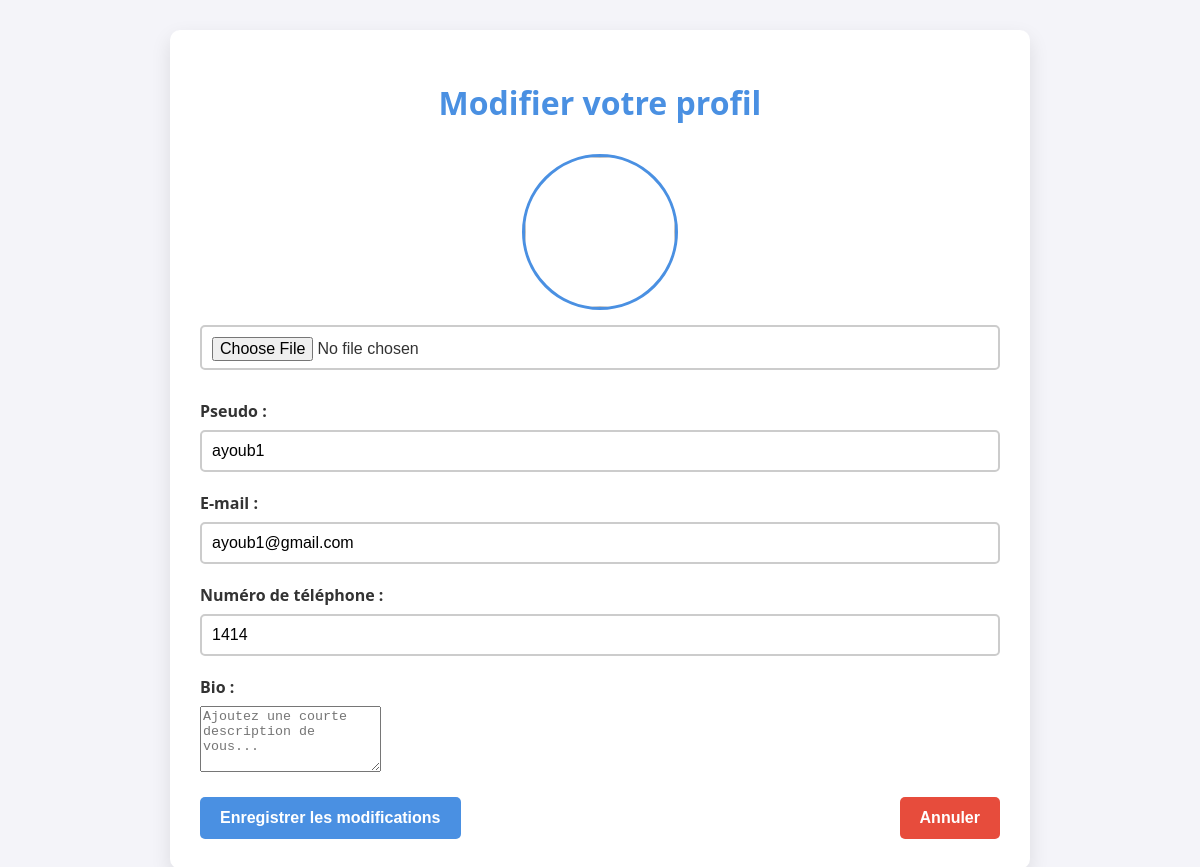
Screenshot of /edit_profile (signed in) with the database file from the repository.
### models.py (models this page shows)
class User(UserMixin, db.Model):
    id = db.Column(db.Integer, primary_key=True)
    username = db.Column(db.String(150), unique=True, nullable=False)
    email = db.Column(db.String(150), unique=True, nullable=False)  # Nouveau champ
    phone_number = db.Column(db.String(20), unique=True, nullable=False)  # Nouveau champ
    password = db.Column(db.String(150), nullable=False)
    profile_picture = db.Column(db.String(200))

### app.py (the view, shortened to what this page needs)
@app.route('/edit_profile', methods=['GET', 'POST'])
@login_required
def edit_profile():
    return render_template('edit_profile.html', user=current_user)

### app.py (called while the page is built)
@login_manager.user_loader
def load_user(user_id):
    return db.session.get(User, int(user_id))  # Correctif pour éviter LegacyAPIWarning

@app.context_processor
def inject_profile_picture():
    def get_profile_picture(user):
        if user.profile_picture and os.path.exists(user.profile_picture):
            return url_for('static', filename=f"photos_profil/{os.path.basename(user.profile_picture)}")
        return url_for('static', filename='icone-profil-avatar-par-defaut-image-utilisateur-medias-sociaux-icone-avatar-gris-silhouette-profil-vierge-illustration-vectorielle_561158-3467.avif')
    return dict(get_profile_picture=get_profile_picture)

### templates/edit_profile.html (shortened to what this page needs)
<!DOCTYPE html>
<html lang="fr">
<head>
    <link rel="stylesheet" href="https://cdnjs.cloudflare.com/ajax/libs/font-awesome/5.15.4/css/all.min.css">
</head>
<body>
    <div class="container">
        <h1>Modifier votre profil</h1>
        <form action="{{ url_for('edit_profile') }}" method="POST" enctype="multipart/form-data">
            <div class="profile-preview" style="text-align: center; margin-bottom: 30px;">
                <img
                    id="profileImagePreview"
                    src="{{ url_for('static', filename='photos_profil/' + user.profile_picture.split('/')[-1]) if user.profile_picture else url_for('static', filename='default-avatar.jpg') }}"
                    style="width: 150px; height: 150px; object-fit: cover; border-radius: 50%; border: 3px solid #4a90e2; margin-bottom: 15px;"
                />
                <input
                    type="file"
                    id="profilePicture"
                    name="profile_picture"
                    accept="image/*"
                    onchange="previewImage(event)"
                    class="form-control"
                >
            </div>
            <div class="form-group">
                <label for="username">Pseudo :</label>
                <input type="text" id="username" name="username" value="{{ user.username }}" class="form-control" required>
            </div>
            <div class="form-group">
                <label for="email">E-mail :</label>
                <input type="email" id="email" name="email" value="{{ user.email }}" class="form-control" required>
            </div>
            <div class="form-group">
                <label for="phone_number">Numéro de téléphone :</label>
                <input type="tel" id="phone_number" name="phone_number" value="{{ user.phone_number }}" class="form-control" required>
            </div>
            <div class="form-group">
                <label for="bio">Bio :</label>
                <textarea id="bio" name="bio" rows="4" class="form-control" placeholder="Ajoutez une courte description de vous...">{{ user.bio }}</textarea>
            </div>
            <div class="btn-container">
                <button type="submit" class="save-btn">Enregistrer les modifications</button>
                <a href="{{ url_for('index') }}">
                    <button type="button" class="cancel-btn">Annuler</button>
                </a>
            </div>
        </form>
    </div>
</body>
</html>

### templates/edit_profile.html (style rules this page uses)
body { font-family: 'Segoe UI', Tahoma, Geneva, Verdana, sans-serif; background-color: #f4f4f9; margin: 0; padding: 0; color: #333; transition: background-color 0.3s ease, color 0.3s ease; }
.container { max-width: 800px; margin: 30px auto; padding: 30px; background-color: #fff; border-radius: 10px; box-shadow: 0 8px 20px rgba(0, 0, 0, 0.1); transition: background-color 0.3s ease; }
h1 { text-align: center; color: #4a90e2; margin-bottom: 30px; }
.form-group { margin-bottom: 20px; }
label { display: block; font-weight: bold; margin-bottom: 8px; }
input[type="text"], input[type="email"], input[type="tel"], input[type="file"] { width: 100%; padding: 10px; border: 2px solid #ccc; border-radius: 5px; font-size: 16px; transition: border-color 0.3s ease; }
input[type="text"], input[type="email"], input[type="tel"], input[type="file"] { width: 100%; padding: 10px; border: 2px solid #ccc; border-radius: 5px; font-size: 16px; box-sizing: border-box; transition: border-color 0.3s ease; }
input[type="file"] { height: 45px; line-height: normal; }
.profile-preview { text-align: center; margin-bottom: 30px; }
.profile-preview img { width: 150px; height: 150px; object-fit: cover; border-radius: 50%; border: 3px solid #4a90e2; margin-bottom: 15px; }
.btn-container { display: flex; justify-content: space-between; align-items: center; }
button { padding: 12px 20px; font-size: 16px; font-weight: bold; border: none; border-radius: 5px; cursor: pointer; transition: background-color 0.3s ease; }
button.save-btn { background-color: #4a90e2; color: white; }
button.cancel-btn { background-color: #e74c3c; color: white; }

### rows the page displays
User: username "ayoub1", email "ayoub1@gmail.com", phone_number "1414"
